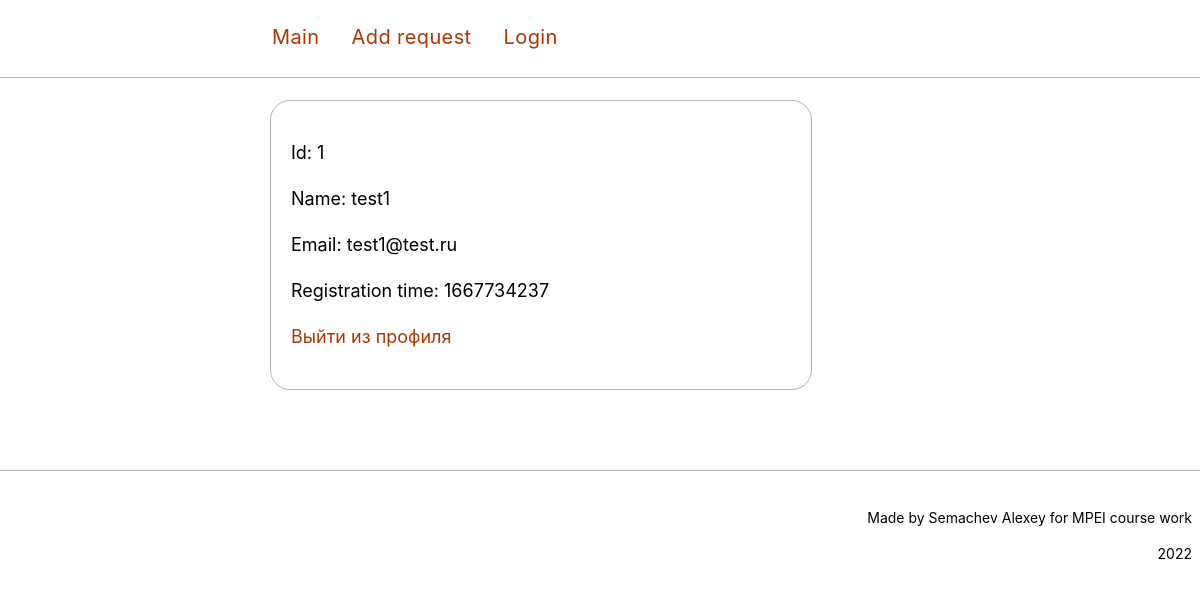
Screenshot of /profile (signed in) with the database file from the repository.
### tables this page shows
CREATE TABLE mainmenu (
	id integer PRIMARY KEY AUTOINCREMENT,
	title text NOT NULL,
	url text NOT NULL
);

CREATE TABLE users (
id integer PRIMARY KEY AUTOINCREMENT, 
name text NOT NULL,
email text NOT NULL,
psw text NOT NULL,
time integer NOT NULL
);

### main.py (the view)
@app.route('/profile')
@login_required
def profile():
    id, name, email, psw, time = dbase.getUser(current_user.get_id())
    return render_template('profile.html', menu=dbase.getMenu(), title="Profile", id=id, name=name, email=email, time=time)

### FDataBase.py (called while the page is built)
    def getMenu(self):
        sql = '''SELECT * FROM mainmenu'''
        try:
            self.__cur.execute(sql)
            res = self.__cur.fetchall()
            if res: return res
        except:
            print("Error reading from DB")
        return []

    def getUser(self, user_id):
        try:
            self.__cur.execute(f"SELECT * FROM users WHERE id = {user_id} LIMIT 1")
            res = self.__cur.fetchone()
            if not res:
                print("Can't find this user in DB")
                return False
            return res
        except sqlite3.Error as e:
            print("Error while getting data from DB" + str(e))
        return False

### UserLogin.py (called while the page is built)
    def fromDB(self, user_id, db):
        self.__user = db.getUser(user_id)
        return self

    def get_id(self):
        return str(self.__user['id'])

### main.py (called while the page is built)
@login_manager.user_loader
def load_user(user_id):
    print("load_user")
    return UserLogin().fromDB(user_id, dbase)

def connect_db():
    conn = sqlite3.connect(app.config['DATABASE'])
    conn.row_factory = sqlite3.Row
    return conn

def get_db():
    if not hasattr(g, 'link_db'):
        g.link_db = connect_db()
    return g.link_db

@app.before_request
def before_request():
    global dbase
    db = get_db()
    dbase = FDataBase(db)

### templates/profile.html
{% extends 'base.html' %}
{% block content %}
{{ super() }}
<div class = "container">
<div class="block border">
<p><label>Id: {{ id }}</label>
<p><label>Name: {{ name }}</label>
<p><label>Email: {{ email }}</label>
<p><label>Registration time: {{ time }}</label>
<p><a href="{{url_for('logout')}}">Выйти из профиля</a>
</div>
</div>
{% include "footer.html" %}
{% endblock %}

### templates/base.html (shortened to what this page needs)
<!DOCTYPE HTML>
<html>
 <head>
  <link type="text/css" href="{{ url_for('static', filename='css/styles.css')}}" rel="stylesheet" />
  <link href="{{ url_for('static', filename='font/fonts.css')}}" rel="stylesheet">
 </head>
 <body>
	{% block content -%}
	<div class="header">
		<div class="container">
		{%- block mainmenu -%}
			<nav class="menu">
			{% for p in menu -%}
			<a class="menu__link" href="{{p.url}}">{{p.title}}</a>
			{% endfor -%}
			</nav>
		{% endblock mainmenu -%}
		</div>
	</div>
	{% endblock -%}
 </body>
</html>

### static/css/styles.css (style rules this page uses)
body { font-family: 'Inter'; font-size: 18px; line-height: 28px; padding: 20px 0 48px; overflow: auto; margin: 0px; }
a { text-decoration: none; color: #b03600; transition-property: color, background-color; transition-duration: .3s; transition-timing-function: ease-out; }
.container { width: 60%; margin: 0 auto; display: block; }
.block { margin: 30px; margin-top: 80px; padding: 20px; width: 500px; }
.border { border: 1px solid #b4b4b4; border-radius: 20px; margin-bottom: 20px; }
.header { position: fixed; top: 0; width: 100%; height: 77px; border-bottom: 1px solid #b4b4b4; font-size: 20px; letter-spacing: 0.02em; background-color: #ffffff; z-index: 1; }
.menu { display: flex; position: relative; left: 16px; padding-right:50px; }
.menu__link { box-sizing: border-box; height: 77px; padding: 23px 16px 0; }

### rows the page displays
mainmenu: title "Main"
mainmenu: title "Add request"
mainmenu: title "Login"
users: name "test1", email "test1@test.ru", time "1667734237"

### other values shown
{{ id }} "1"
